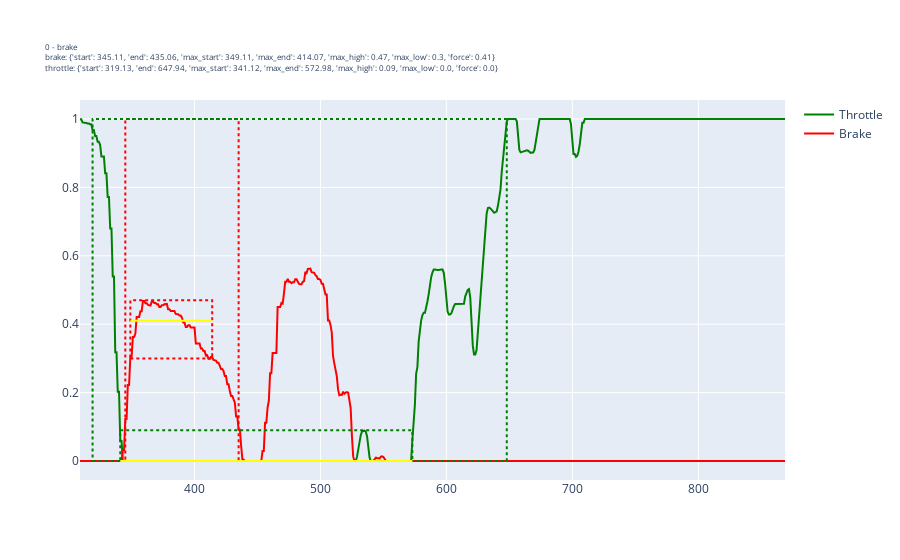
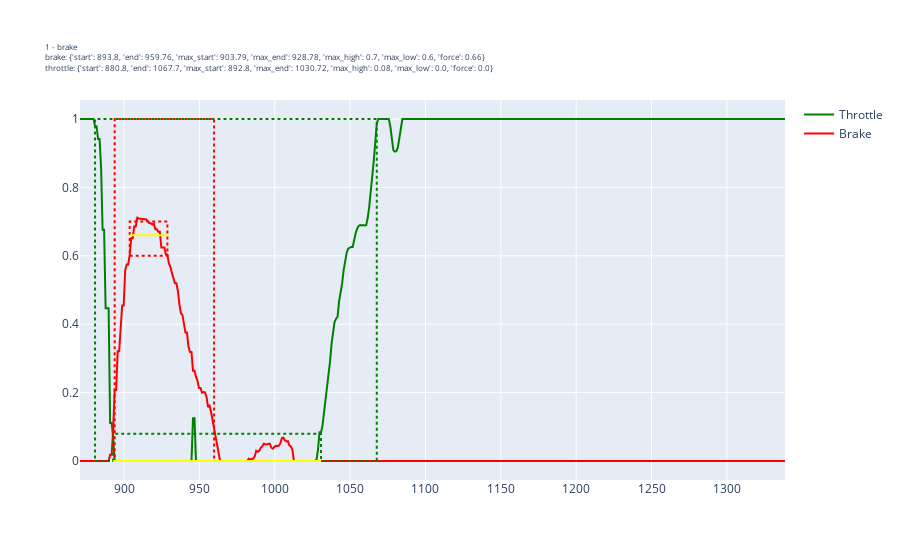
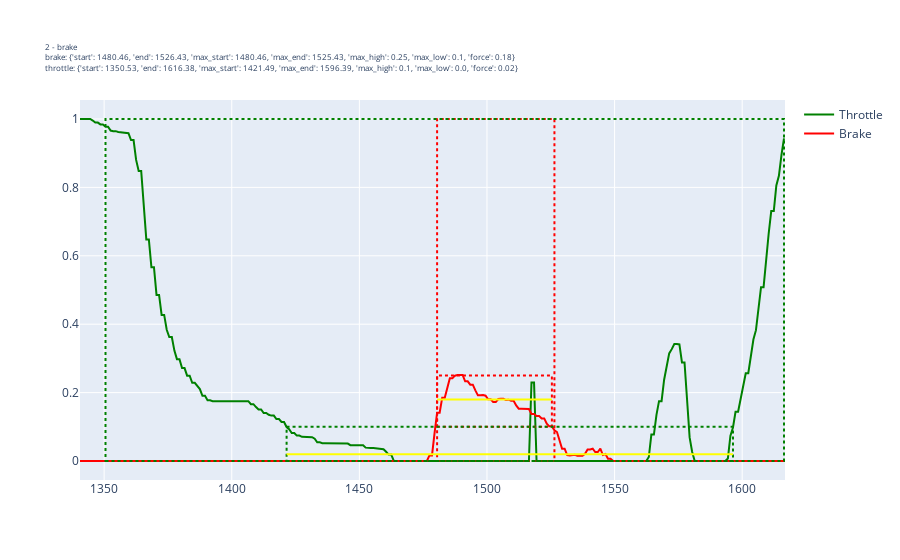
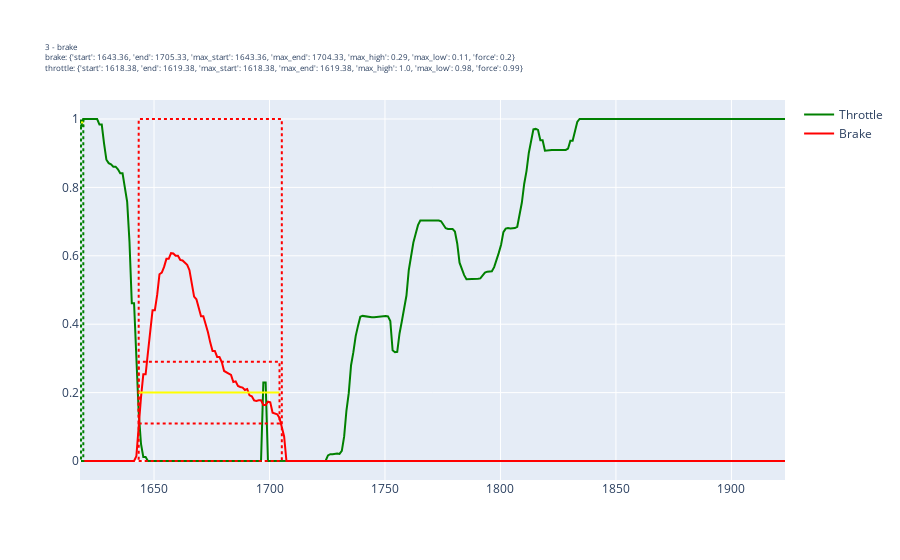

Notebook code cell kept with these figures, in order:
### Code cell
brake_feature_args = {
    "brake_threshold": 0.1,
}
throttle_features_args = {
    # "throttle_threshold": 0.98,
}
sector_dfs = []


for i in range(len(sector_start_end)):
    sector = analyzer.section_df(track_df, sector_start_end[i]["start"], sector_start_end[i]["end"])
    sector_dfs.append(sector)
    fig = lap_fig(sector)
    # lap_fig(sector, columns=["SteeringAngle"], fig=fig)

    throttle_or_brake = analyzer.sector_type(sector)
    # if throttle_or_brake == "brake":
    #     continue
    # if i != 2:
    #     continue
    # fig.show()
    title = f"{i} - {throttle_or_brake}<br>"

    brake_features = analyzer.brake_features(sector, **brake_feature_args)
    title += f"brake: {brake_features}<br>"
    if brake_features:  # and throttle_or_brake == "brake":
        fig_add_features(fig, brake_features)

    throttle_features = analyzer.throttle_features(sector, **throttle_features_args)
    if throttle_features:  # and throttle_or_brake == "throttle":
        fig_add_features(fig, throttle_features, color="green")
    title += f"throttle: {throttle_features}"

    fig.update_layout(title=dict(text=title, font=dict(size=8)))

    fig.show()

### Figure 1 — Plotly figure (JSON) as saved in the notebook; plotly's stock layout.template omitted (floating-point values rounded to 4 significant figures; data arrays with more than 128 entries replaced by an {"elided": "..."} marker saying what was removed)
{"data": [{"line": {"color": "green"}, "marker": {"size": 1}, "name": "Throttle", "showlegend": true, "type": "scatter", "x": {"elided": "561 float values"}, "y": {"elided": "561 float values"}}, {"line": {"color": "red"}, "marker": {"size": 1}, "name": "Brake", "showlegend": true, "type": "scatter", "x": {"elided": "561 float values"}, "y": {"elided": "561 float values"}}], "layout": {"shapes": [{"line": {"color": "red", "dash": "dot", "width": 2}, "type": "rect", "x0": 345.1, "x1": 435.1, "xref": "x", "y0": 0, "y1": 1, "yref": "y"}, {"line": {"color": "red", "dash": "dot", "width": 2}, "type": "rect", "x0": 349.1, "x1": 414.1, "xref": "x", "y0": 0.3, "y1": 0.47, "yref": "y"}, {"line": {"color": "yellow", "width": 2}, "type": "line", "x0": 349.1, "x1": 414.1, "xref": "x", "y0": 0.41, "y1": 0.41, "yref": "y"}, {"line": {"color": "green", "dash": "dot", "width": 2}, "type": "rect", "x0": 319.1, "x1": 647.9, "xref": "x", "y0": 0, "y1": 1, "yref": "y"}, {"line": {"color": "green", "dash": "dot", "width": 2}, "type": "rect", "x0": 341.1, "x1": 573.0, "xref": "x", "y0": 0, "y1": 0.09, "yref": "y"}, {"line": {"color": "yellow", "width": 2}, "type": "line", "x0": 341.1, "x1": 573.0, "xref": "x", "y0": 0, "y1": 0, "yref": "y"}], "title": {"font": {"size": 8}, "text": "0 - brake<br>brake: {'start': 345.11, 'end': 435.06, 'max_start': 349.11, 'max_end': 414.07, 'max_high': 0.47, 'max_low': 0.3, 'force': 0.41}<br>throttle: {'start': 319.13, 'end': 647.94, 'max_start': 341.12, 'max_end': 572.98, 'max_high': 0.09, 'max_low': 0.0, 'force': 0.0}"}}}

### Figure 2 — Plotly figure (JSON) as saved in the notebook; plotly's stock layout.template omitted (floating-point values rounded to 4 significant figures; data arrays with more than 128 entries replaced by an {"elided": "..."} marker saying what was removed)
{"data": [{"line": {"color": "green"}, "marker": {"size": 1}, "name": "Throttle", "showlegend": true, "type": "scatter", "x": {"elided": "469 float values"}, "y": {"elided": "469 float values"}}, {"line": {"color": "red"}, "marker": {"size": 1}, "name": "Brake", "showlegend": true, "type": "scatter", "x": {"elided": "469 float values"}, "y": {"elided": "469 float values"}}], "layout": {"shapes": [{"line": {"color": "red", "dash": "dot", "width": 2}, "type": "rect", "x0": 893.8, "x1": 959.8, "xref": "x", "y0": 0, "y1": 1, "yref": "y"}, {"line": {"color": "red", "dash": "dot", "width": 2}, "type": "rect", "x0": 903.8, "x1": 928.8, "xref": "x", "y0": 0.6, "y1": 0.7, "yref": "y"}, {"line": {"color": "yellow", "width": 2}, "type": "line", "x0": 903.8, "x1": 928.8, "xref": "x", "y0": 0.66, "y1": 0.66, "yref": "y"}, {"line": {"color": "green", "dash": "dot", "width": 2}, "type": "rect", "x0": 880.8, "x1": 1068.0, "xref": "x", "y0": 0, "y1": 1, "yref": "y"}, {"line": {"color": "green", "dash": "dot", "width": 2}, "type": "rect", "x0": 892.8, "x1": 1031.0, "xref": "x", "y0": 0, "y1": 0.08, "yref": "y"}, {"line": {"color": "yellow", "width": 2}, "type": "line", "x0": 892.8, "x1": 1031.0, "xref": "x", "y0": 0, "y1": 0, "yref": "y"}], "title": {"font": {"size": 8}, "text": "1 - brake<br>brake: {'start': 893.8, 'end': 959.76, 'max_start': 903.79, 'max_end': 928.78, 'max_high': 0.7, 'max_low': 0.6, 'force': 0.66}<br>throttle: {'start': 880.8, 'end': 1067.7, 'max_start': 892.8, 'max_end': 1030.72, 'max_high': 0.08, 'max_low': 0.0, 'force': 0.0}"}}}

### Figure 3 — Plotly figure (JSON) as saved in the notebook; plotly's stock layout.template omitted (floating-point values rounded to 4 significant figures; data arrays with more than 128 entries replaced by an {"elided": "..."} marker saying what was removed)
{"data": [{"line": {"color": "green"}, "marker": {"size": 1}, "name": "Throttle", "showlegend": true, "type": "scatter", "x": {"elided": "277 float values"}, "y": {"elided": "277 float values"}}, {"line": {"color": "red"}, "marker": {"size": 1}, "name": "Brake", "showlegend": true, "type": "scatter", "x": {"elided": "277 float values"}, "y": {"elided": "277 float values"}}], "layout": {"shapes": [{"line": {"color": "red", "dash": "dot", "width": 2}, "type": "rect", "x0": 1480.0, "x1": 1526.0, "xref": "x", "y0": 0, "y1": 1, "yref": "y"}, {"line": {"color": "red", "dash": "dot", "width": 2}, "type": "rect", "x0": 1480.0, "x1": 1525.0, "xref": "x", "y0": 0.1, "y1": 0.25, "yref": "y"}, {"line": {"color": "yellow", "width": 2}, "type": "line", "x0": 1480.0, "x1": 1525.0, "xref": "x", "y0": 0.18, "y1": 0.18, "yref": "y"}, {"line": {"color": "green", "dash": "dot", "width": 2}, "type": "rect", "x0": 1351.0, "x1": 1616.0, "xref": "x", "y0": 0, "y1": 1, "yref": "y"}, {"line": {"color": "green", "dash": "dot", "width": 2}, "type": "rect", "x0": 1421.0, "x1": 1596.0, "xref": "x", "y0": 0, "y1": 0.1, "yref": "y"}, {"line": {"color": "yellow", "width": 2}, "type": "line", "x0": 1421.0, "x1": 1596.0, "xref": "x", "y0": 0.02, "y1": 0.02, "yref": "y"}], "title": {"font": {"size": 8}, "text": "2 - brake<br>brake: {'start': 1480.46, 'end': 1526.43, 'max_start': 1480.46, 'max_end': 1525.43, 'max_high': 0.25, 'max_low': 0.1, 'force': 0.18}<br>throttle: {'start': 1350.53, 'end': 1616.38, 'max_start': 1421.49, 'max_end': 1596.39, 'max_high': 0.1, 'max_low': 0.0, 'force': 0.02}"}}}

### Figure 4 — Plotly figure (JSON) as saved in the notebook; plotly's stock layout.template omitted (floating-point values rounded to 4 significant figures; data arrays with more than 128 entries replaced by an {"elided": "..."} marker saying what was removed)
{"data": [{"line": {"color": "green"}, "marker": {"size": 1}, "name": "Throttle", "showlegend": true, "type": "scatter", "x": {"elided": "306 float values"}, "y": {"elided": "306 float values"}}, {"line": {"color": "red"}, "marker": {"size": 1}, "name": "Brake", "showlegend": true, "type": "scatter", "x": {"elided": "306 float values"}, "y": {"elided": "306 float values"}}], "layout": {"shapes": [{"line": {"color": "red", "dash": "dot", "width": 2}, "type": "rect", "x0": 1643.0, "x1": 1705.0, "xref": "x", "y0": 0, "y1": 1, "yref": "y"}, {"line": {"color": "red", "dash": "dot", "width": 2}, "type": "rect", "x0": 1643.0, "x1": 1704.0, "xref": "x", "y0": 0.11, "y1": 0.29, "yref": "y"}, {"line": {"color": "yellow", "width": 2}, "type": "line", "x0": 1643.0, "x1": 1704.0, "xref": "x", "y0": 0.2, "y1": 0.2, "yref": "y"}, {"line": {"color": "green", "dash": "dot", "width": 2}, "type": "rect", "x0": 1618.0, "x1": 1619.0, "xref": "x", "y0": 0, "y1": 1, "yref": "y"}, {"line": {"color": "green", "dash": "dot", "width": 2}, "type": "rect", "x0": 1618.0, "x1": 1619.0, "xref": "x", "y0": 0.98, "y1": 1, "yref": "y"}, {"line": {"color": "yellow", "width": 2}, "type": "line", "x0": 1618.0, "x1": 1619.0, "xref": "x", "y0": 0.99, "y1": 0.99, "yref": "y"}], "title": {"font": {"size": 8}, "text": "3 - brake<br>brake: {'start': 1643.36, 'end': 1705.33, 'max_start': 1643.36, 'max_end': 1704.33, 'max_high': 0.29, 'max_low': 0.11, 'force': 0.2}<br>throttle: {'start': 1618.38, 'end': 1619.38, 'max_start': 1618.38, 'max_end': 1619.38, 'max_high': 1.0, 'max_low': 0.98, 'force': 0.99}"}}}
